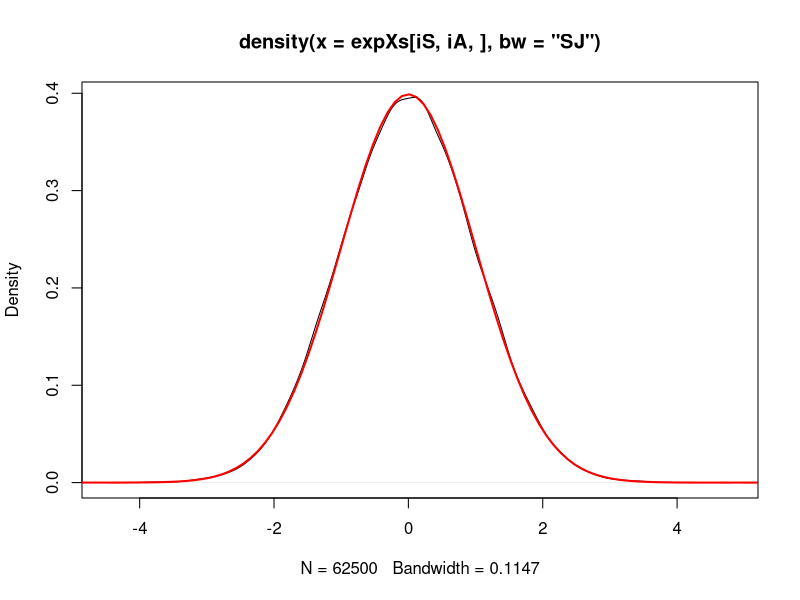
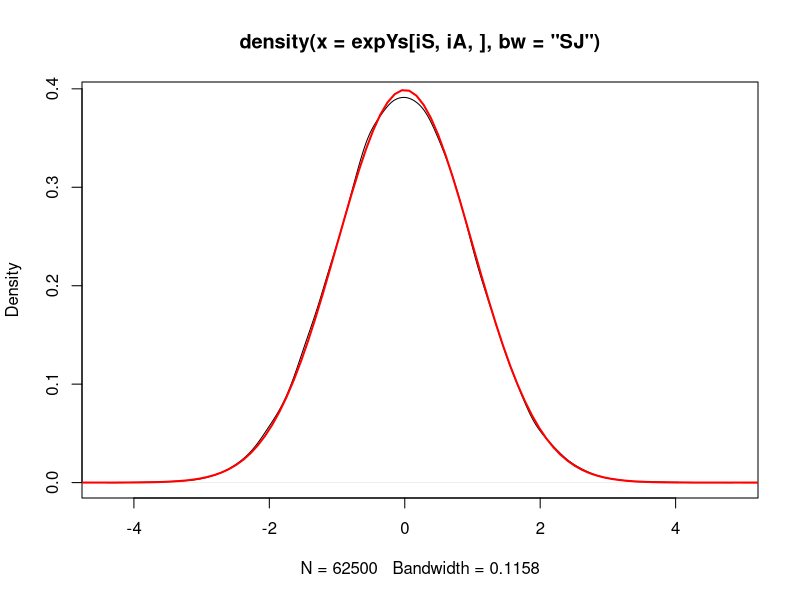
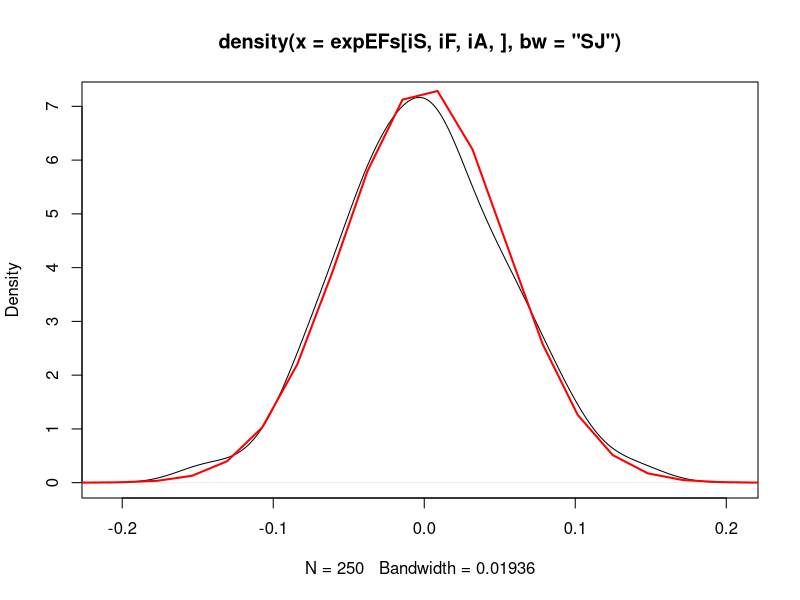
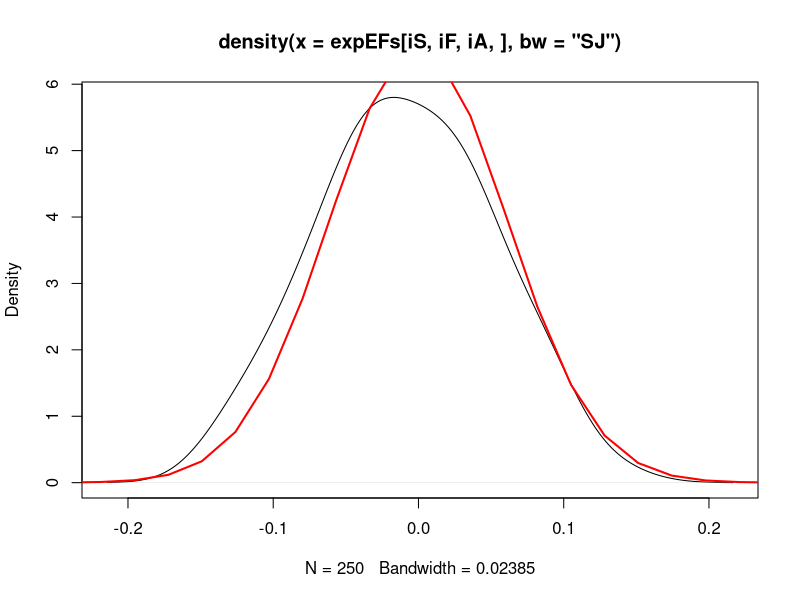
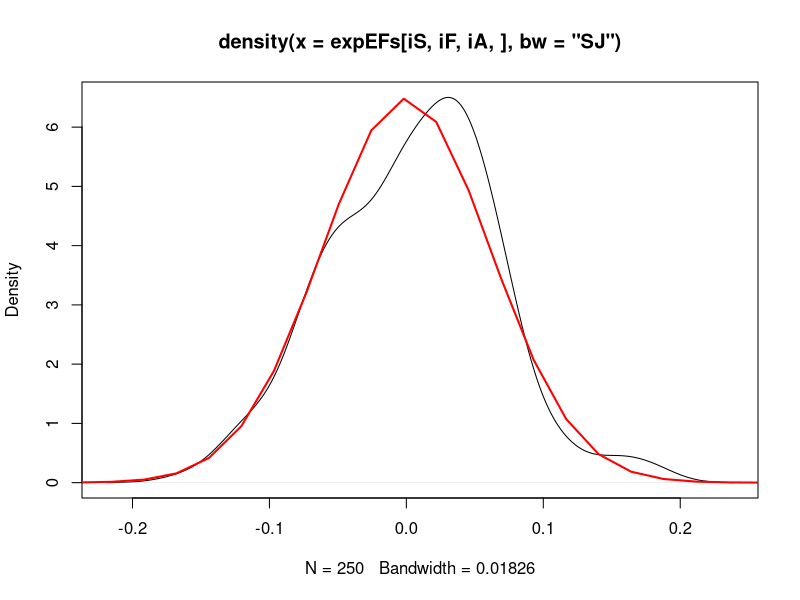
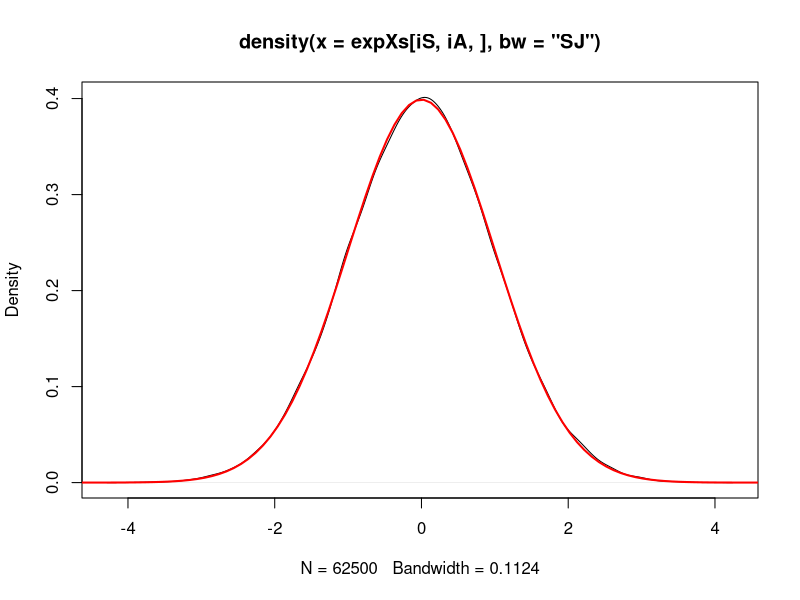
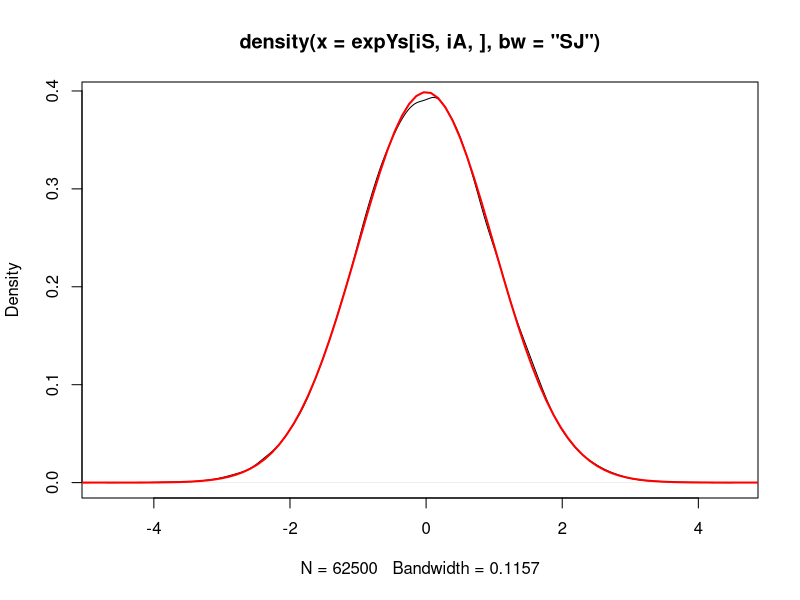
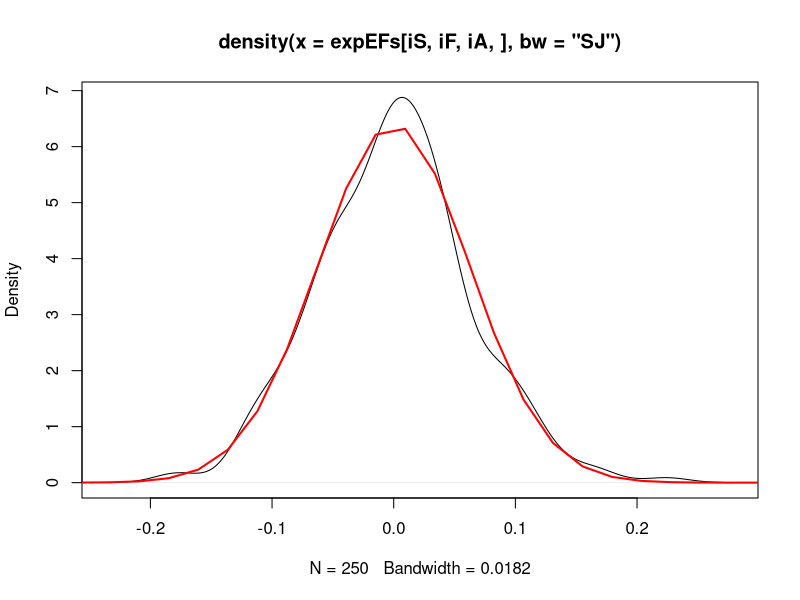

These figures' R source, in order:
# The convergence of the Zig-Zag algorithm for N((0,0), (1, as, as, s^2)) using the batch method

# The speed of convergence is respresented by the variance of (sum f(X_i) / n - E_pi(f)) * sqrt(n) / sd_pi(f),
# which is estimated using the batch method for discrete MCs

# The values of s to consider
Ss <- c(1, 1)

# The values of a to consider
As <- c(0, 0.25, 0.5)

# The number of batches and also the sample size in each batch for each s and a, so the total sample is n = N * N
N <- 250
n <- N * N

# Functions f to use to evaluate convergence
# There are no relative errors now, so there is no need to consider positive functions, and we use a few simple ones
Fs <- c(
  function (x, y) { x; },
  function (x, y) { y; },
  function (x, y) { x * y; }
)

# E_pi(f)
EPIFs <- c(
  function (s, a) { 0; },
  function (s, a) { 0; },
  function (s, a) { a * s; }
)

# var_pi(f)
VARPIFs <- c(
  function (s, a) { 1; },
  function (s, a) { s^2; },
  function (s, a) { s^2 * (1 + 2 * a^2); }
)

# Statistics we gather
# - one sample for each s and a
expXs <- array(dim = c(length(Ss), length(As), n))
expYs <- array(dim = c(length(Ss), length(As), n))
# - average f(X_i) for each s, f, a and batch
expEFs <- array(rep(0, length(Ss) * length(Fs) * length(As) * N), dim = c(length(Ss), length(Fs), length(As), N))
# - tau for each s, f and a
expTaus <- array(dim = c(length(Ss), length(Fs), length(As)))

proc_time_initial <- proc.time()[3]
proc_time_last <- proc_time_initial
steps_total <- length(Ss) * length(As) * (4 * n)
steps_count <- 0

# Loop S
iS <- 1
while (iS <= length(Ss)) {

# Loop A
iA <- 1
while (iA <= length(As)) {

  # the current s and a
  s <- Ss[iS]
  a <- As[iA]

  # We run the process until we have 4 * n SPs
  # Arrays for the Zig-Zag process
  Xs <- rep(0, 4 * n)
  Ys <- rep(0, 4 * n)
  Ts <- rep(0, 4 * n)

  # Variables
  iSP <- 1 # the index of the next switching point
  theta_x <- 1 # the current theta_x
  theta_y <- 1 # the current theta_y
  x <- 0 # the current x
  y <- 0 # the current y
  t <- 0 # the current t

  # Constants
  ca <- a / s
  cb <- 1 / s^2
  cc <- 1 / (1 - a^2)
  
  # Loop Zig-Zag
  while (iSP <= 4 * n) {

    # calculate the new values of x and y
    p_x <- cc * theta_x * (x - ca * y)
    p_y <- cc * theta_y * (cb * y - ca * x)
    q_x <- cc * (1 - ca * theta_x * theta_y)
    q_y <- cc * (cb - ca * theta_x * theta_y)
    tau_x <- -1
    if (q_x > 0) {
      tau_x <- max(0, -p_x / q_x)
      p_x <- max(0, p_x)
      tau_x <- tau_x + (sqrt(p_x^2 - 2 * q_x * log(runif(1))) - p_x) / q_x
    }
    else if (q_x < 0) {
      if (p_x > 0) {
        u <- runif(1)
        if (u >= exp(p_x^2 / q_x / 2)) {
          tau_x <- p_x^2 - 2 * q_x * log(u)
        }
      }
    }
    else {
      if (p_x > 0) {
        tau_x <- -log(runif(1)) / p_x
      }
    }
    tau_y <- -1
    if (q_y > 0) {
      tau_y <- max(0, -p_y / q_y)
      p_y <- max(0, p_y)
      tau_y <- tau_y + (sqrt(p_y^2 - 2 * q_y * log(runif(1))) - p_y) / q_y
    }
    else if (q_y < 0) {
      if (p_y > 0) {
        u <- runif(1)
        if (u >= exp(p_y^2 / q_y / 2)) {
          tau_y <- p_y^2 - 2 * q_y * log(u)
        }
      }
    }
    else {
      if (p_y > 0) {
        tau_y <- -log(runif(1)) / p_y
      }
    }
    if (tau_x < 0) {
      tau <- tau_y
    }
    else if (tau_y < 0) {
      tau <- tau_x
    }
    else {
      tau <- min(tau_x, tau_y)
    }

    # update t, x and y
    t <- t + tau
    x <- x + theta_x * tau
    y <- y + theta_y * tau

    # collect values
    Xs[iSP] <- x
    Ys[iSP] <- y
    Ts[iSP] <- t

    # report progress
    steps_count <- steps_count + 1
    proc_time <- proc.time()[3]
    if (proc_time - proc_time_last >= 1) {
      print(paste0("s:", iS, "/", length(Ss), " a:", iA, "/", length(As), " SP:", iSP, "/", 4 * n, " ",
                   round(steps_count / steps_total * 100, 1), "% ",
                   round(proc_time - proc_time_initial, 1), " seconds"))
      proc_time_last <- proc_time
    }
    
    # The end of loop Zig-Zag
    iSP <- iSP + 1
    if (tau == tau_x) { theta_x <- -theta_x; }
    else { theta_y <- -theta_y; }
  }

  # Obtain a sample, while also calculating average f(X_i) in batches
  tj_1 <- 0
  xj_1 <- 0
  yj_1 <- 0
  j <- 1
  Tmax <- Ts[length(Ts)]
  i <- 1
  imodN <- 1
  idivN <- 1
  while (i <= n) {
    t <- i / (n + 1) * Tmax
    while (t > Ts[j]) { tj_1 <- Ts[j]; xj_1 <- Xs[j]; yj_1 <- Ys[j]; j <- j + 1; }
    x <- (Xs[j] * (t - tj_1) + xj_1 * (Ts[j] - t)) / (Ts[j] - tj_1)
    expXs[iS, iA, i] <- x
    y <- (Ys[j] * (t - tj_1) + yj_1 * (Ts[j] - t)) / (Ts[j] - tj_1)
    expYs[iS, iA, i] <- y
    iF <- 1
    while (iF <= length(Fs)) {
      expEFs[iS, iF, iA, idivN] <- expEFs[iS, iF, iA, idivN] + Fs[[iF]](x, y) / N
      iF <- iF + 1
    }
    imodN <- imodN + 1
    if (imodN > N) { imodN <- 1; idivN <- idivN + 1; }
    i <- i + 1
  }
  
  # Estimate tau
  iF <- 1
  while (iF <= length(Fs)) {
    expTaus[iS, iF, iA] <- sum((expEFs[iS, iF, iA, ] - EPIFs[[iF]](Ss[iS], As[iA]))^2) / VARPIFs[[iF]](Ss[iS], As[iA])
    iF <- iF + 1
  }

  # The end of loop A
  iA <- iA + 1
}

  # The end of loop S
  iS <- iS + 1
}

# Results

# Final time
proc_time <- proc.time()[3] - proc_time_initial

# Checking the distributions of x and y for each s and a by plotting graphs, and their correlations by calculating them
# We also plot graphs for each f to check how well the obtained tau fits the sample
# So, we plot #Ss * #As * (1 + #Fs) graphs
expXYs <- matrix(nrow = length(Ss), ncol = length(As))
iS <- 1
while (iS <= length(Ss)) {
iA <- 1
while (iA <= length(As)) {
  plot(density(expXs[iS, iA, ], bw = "SJ"))
  normalxs <- seq(min(expXs[iS, iA, ]) - 1, max(expXs[iS, iA, ]) + 1, length = 100)
  normalys <- exp(-1 / 2 * normalxs^2) / sqrt(2 * pi)
  lines(normalxs, normalys, col = "red", lwd = 2)
  plot(density(expYs[iS, iA, ], bw = "SJ"))
  normalxs <- seq(min(expYs[iS, iA, ]) - 1, max(expYs[iS, iA, ]) + 1, length = 100)
  normalys <- exp(-1 / 2 / Ss[iS]^2 * normalxs^2) / sqrt(2 * pi) / Ss[iS]
  lines(normalxs, normalys, col = "red", lwd = 2)
  iF <- 1
  while (iF <= length(Fs)) {
    plot(density(expEFs[iS, iF, iA, ], bw = "SJ"))
    normalxs <- seq(min(expEFs[iS, iF, iA, ]) - 1, max(expEFs[iS, iF, iA, ]) + 1, length = 100)
    v <- expTaus[iS, iF, iA] * VARPIFs[[iF]](Ss[iS], As[iA]) / N
    normalys <- exp(-1 / 2 * (normalxs - EPIFs[[iF]](Ss[iS], As[iA]))^2 / v) / sqrt(2 * pi * v)
    lines(normalxs, normalys, col = "red", lwd = 2)
    iF <- iF + 1
  }
  expXYs[iS, iA] <- cor(expXs[iS, iA, ], expYs[iS, iA, ])
  iA <- iA + 1
}
iS <- iS + 1
}

# For each s we present a table containing functions in rows and the values of a in columns
# In each cell we list the estimation of tau
expFA <- matrix(nrow = length(Ss) * (2 + length(Fs)) - 1, ncol = 1 + length(As))
row <- 1
iS <- 1
while (iS <= length(Ss)) {
  if (iS > 1) {
    expFA[row, ] <- rep("", 1 + length(As))
    row <- row + 1;
  }
  iF <- 1
  while (iF <= length(Fs)) {
    if (iF == 1) {
      expFA[row, 1] <- paste("s = ", Ss[iS], sep = "")
      iA <- 1
      while (iA <= length(As)) {
        expFA[row, 1 + iA] <- paste("a = ", As[iA], sep = "")
        iA <- iA + 1
      }
      row <- row + 1
    }
    expFA[row, 1] <- paste("f #", iF, sep = "")
    iA <- 1
    while (iA <= length(As)) {
      expFA[row, 1 + iA] <- expTaus[iS, iF, iA]
      iA <- iA + 1
    }
    row <- row + 1
    iF <- iF + 1
  }
  iS <- iS + 1
}

paste("Time :", round(proc_time, 2), "seconds")
expXYs
expFA

